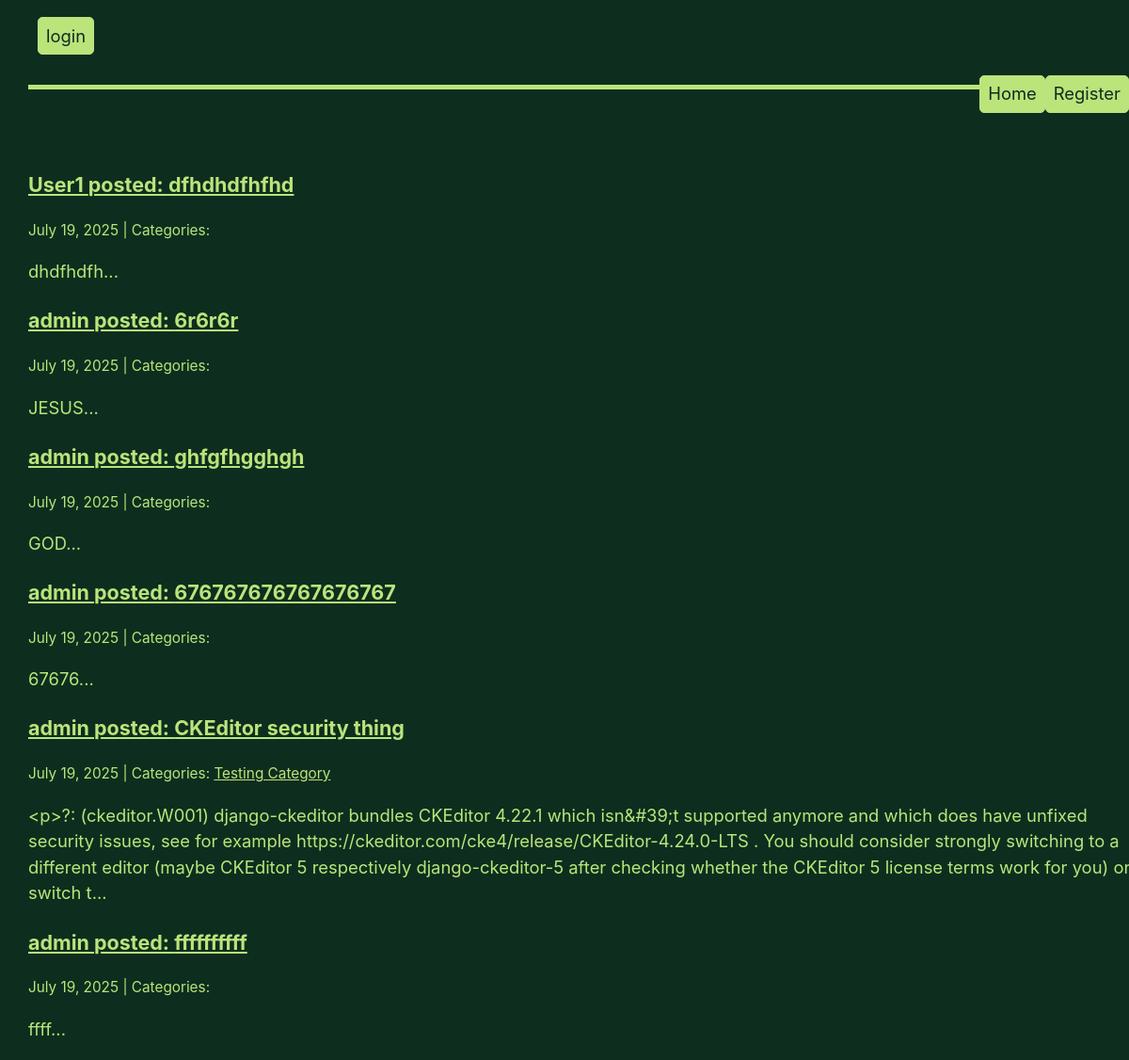
Before: / with the older database file.
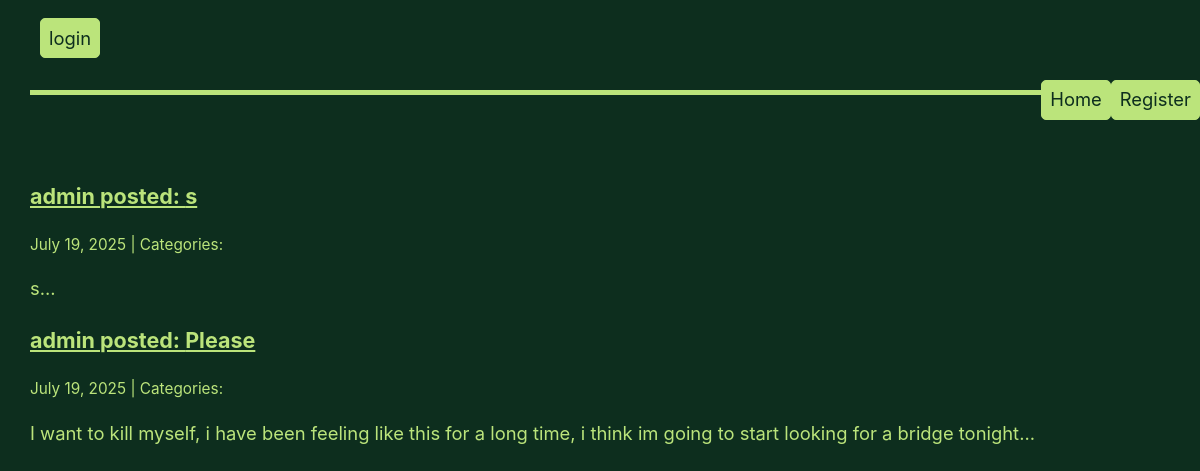
After: the same page with the newer database file.
### app/models.py (models this page shows, shortened)
class Post(models.Model):
    author = models.CharField(max_length=100, default='admin')
    title = models.CharField(max_length=255)
    image = models.ImageField(null=True, upload_to="media/")
    body = models.TextField(default="")
    created_on = models.DateTimeField(auto_now_add=True)
    last_modified = models.DateTimeField(auto_now=True)
    categories = models.ManyToManyField("Category", related_name="posts")
    is_private = models.BooleanField(default=False)

class Category(models.Model):
    name = models.CharField(max_length=30)
    class Meta:
        verbose_name_plural = "categories"

### app/views.py (the view)
# urls.py: path('', views.index, name='index'),
def index(request):
    posts = Post.objects.all().order_by("-created_on")
    context = {
        "posts": posts,
    }
    return render(request, "app/index.html", context)

### app/templates/app/index.html (shortened to what this page needs)
{% extends "base.html" %}
{% block page_content %}
    {% block posts %}
        {% for post in posts %}
        <div class="post">
            <h3><a href="{% url 'post_detail' post.pk %}">{{ post.author }} posted: {{ post.title }}</a></h3>
            <small>
                {{ post.created_on.date }} | Categories:
                {% for category in post.categories.all %}
                    <a href="{% url 'category' category.name %}">
                        {{ category.name }}
                    </a>
                {% endfor %}
            </small>
            <p>{{ post.body | slice:":400" }}...</p>
          </div>
        {% endfor %}
    {% endblock posts %}
{% endblock page_content %}

Changed rows visible on the page:
removed Post: author "User1", title "dfhdhdfhfhd", created_on "July 19, 2025", body "dhdfhdfh"
removed Post: author "admin", title "6r6r6r", created_on "July 19, 2025", body "JESUS"
removed Post: author "admin", title "ghfgfhgghgh", created_on "July 19, 2025", body "GOD"
removed Post: author "admin", title "676767676767676767", created_on "July 19, 2025", body "67676"
removed Post: author "admin", title "CKEditor security thing", created_on "July 19, 2025", body "<p>?: (ckeditor.W001) django-ckeditor bundles CKEditor 4.22.1 which isn&#39;t supported anymore and which does have unfixed security issues, see for example https://ckeditor.com/cke4/release/CKEditor-4.24.0-LTS . You should consider strongly switching to a different editor (maybe CKEditor 5 respectively django-ckeditor-5 after checking whether the CKEditor 5 license terms work for you) or switch t"
no longer on this page (row unchanged): Category: name "Testing Category"
removed Post: author "admin", title "ffffffffff", created_on "July 19, 2025", body "ffff"
added Post: author "admin", title "s", created_on "July 19, 2025", body "s"
added Post: author "admin", title "Please", created_on "July 19, 2025", body "I want to kill myself, i have been feeling like this for a long time, i think im going to start looking for a bridge tonight"
